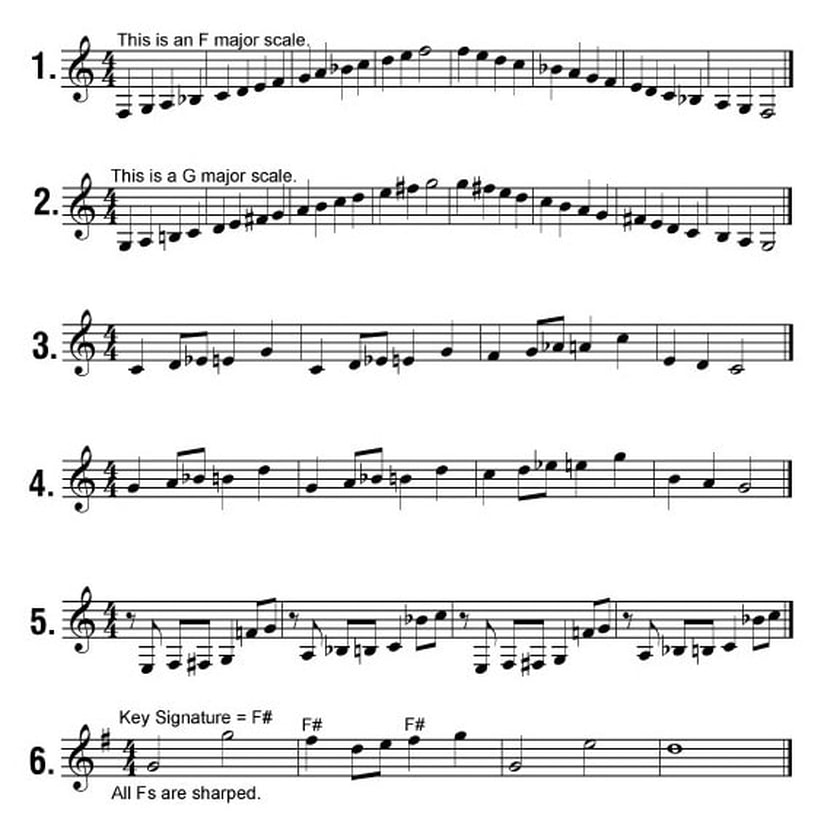
#> input picture OMRImplementation/datasets/images/raw/accidentals.jpg, 840 x 840 px
$ python stave_detection.py
#> lines starting #> are read from the running program, lines starting #| are printed output that depends on the picture; after the words box and inside, x2 and y2 are one past the last pixel; in counts of white or black regions, pixels touching at a corner belong together
import cv2
import numpy as np
import tkinter as tk
from tkinter import filedialog

root = tk.Tk()
root.withdraw()

# Set the initial directory
initial_directory = '/Users/andrewyan/Desktop/OMR_Project/OMRImplementation/datasets/images'

# Open a file dialog to select an image
file_path = filedialog.askopenfilename(
    title="Select an Image",
    initialdir=initial_directory,
    filetypes=[("Image Files", "*.png *.jpg *.jpeg *.bmp *.tiff *.gif")]
)
#> the answer given: ../datasets/images/raw/accidentals.jpg

if not file_path:
    print("No file selected!")
else:
    # Load the input image
    image = cv2.imread(file_path)
#> image is the input picture: shape (840, 840, 3); min 0, max 255, mean 233.3
    if image is None:
        print(f"Unable to load image from {file_path}")
    else:
        if len(image.shape) == 3:  # If the image is in color
            image = cv2.cvtColor(image, cv2.COLOR_BGR2GRAY)
#> image: shape (840, 840)
        ret, binary = cv2.threshold(image, 127, 255, cv2.THRESH_BINARY)
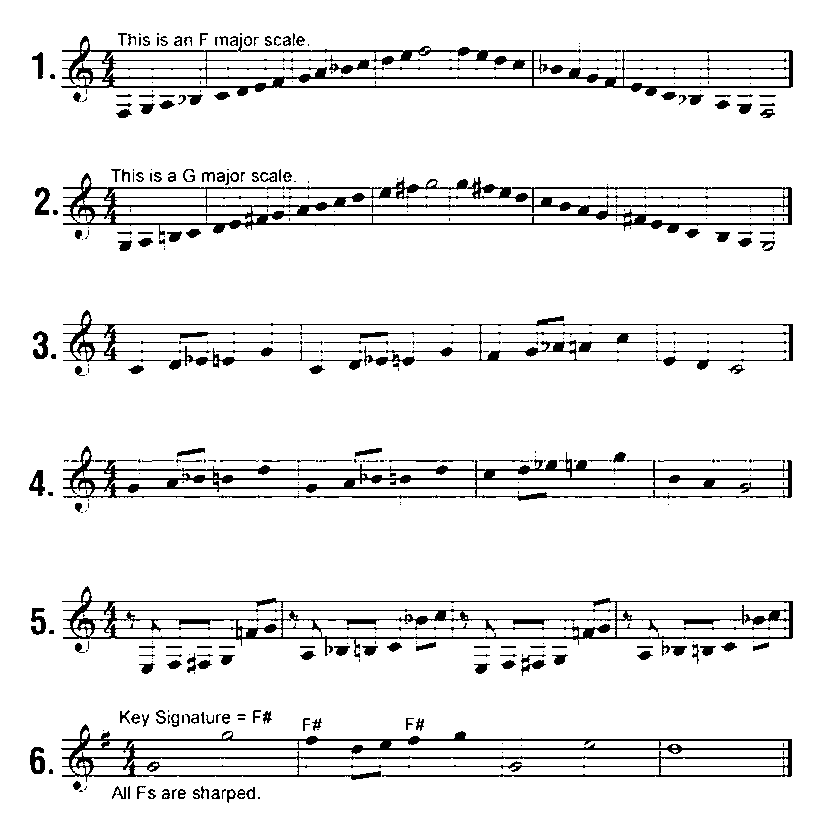
#> binary: shape (840, 840); 91.8% white; 420 black regions (232 under 20 px), largest, box (x1, y1, x2, y2) and area: (63, 173, 792, 239) 9104, (61, 724, 792, 782) 7978, (61, 36, 793, 96) 7887
        binary = cv2.bitwise_not(binary)

# Kernel for horizontal line detection
horizontal_kernel = cv2.getStructuringElement(cv2.MORPH_RECT, (40, 1))
detect_horizontal = cv2.morphologyEx(binary, cv2.MORPH_OPEN, horizontal_kernel, iterations=1)
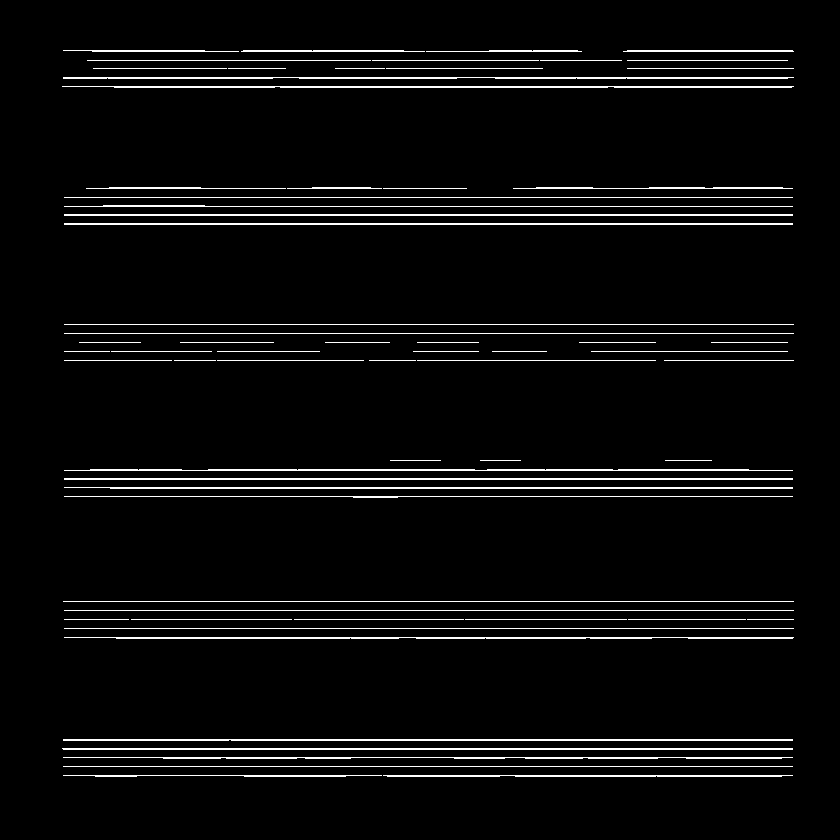
#> detect_horizontal: shape (840, 840); 4.2% white in thin lines or dots, all inside (x1, y1, x2, y2) = (62, 50, 794, 777)

# Binarize the result
_, detect_horizontal = cv2.threshold(detect_horizontal, 30, 255, cv2.THRESH_BINARY)

# Find contours
contours, _ = cv2.findContours(detect_horizontal, cv2.RETR_EXTERNAL, cv2.CHAIN_APPROX_SIMPLE)
#> contours = 66 contours, 44 with area under 20; largest, box (x1, y1, x2, y2) and area: (62, 748, 793, 750) 730, (64, 478, 793, 480) 728, (64, 223, 793, 225) 728, (64, 214, 793, 216) 728, (63, 739, 793, 741) 727

# Store y-coordinates of detected lines
line_positions = []
for cnt in contours:
    x, y, w, h = cv2.boundingRect(cnt)
    line_positions.append(y)
#> this loop made 66 passes
#> (cnt, x, y, w, h) on passes 3, 5, 8, 9, 10, 11, 12, 13, 14, 15: ([[63, 766], [792, 766]], 63, 766, 730, 1), ([[62, 748], [63, 749], [792, 749], [792, 748]], 62, 748, 731, 2), ([[64, 628], [793, 628]], 64, 628, 730, 1), ([[747, 619], [793, 619]], 747, 619, 47, 1), ([[628, 619], [745, 619]], 628, 619, 118, 1), ([[465, 619], [626, 619]], 465, 619, 162, 1), ([[294, 619], [463, 619]], 294, 619, 170, 1), ([[131, 619], [291, 619]], 131, 619, 161, 1), ([[64, 619], [128, 619]], 64, 619, 65, 1), ([[64, 610], [793, 610]], 64, 610, 730, 1)
#> (x, y, w, h) on passes 1, 2, 4, 6, 7, 17: (383, 775, 410, 2), (63, 775, 319, 2), (63, 757, 730, 2), (63, 739, 730, 2), (64, 637, 730, 2), (64, 496, 729, 2)
#> after the loop, line_positions = 66 values, max 775 at index 0, min 50 at index 62, mean 357.1

# Sort line positions
line_positions = sorted(line_positions)
#> line_positions = 66 values from 50 to 775

# Identify groups of 5 lines with consistent spacing
stave_groups = []
threshold = 3  # Allowable deviation in spacing

for i in range(len(line_positions) - 4):  # Check sequences of 5 lines
    group = line_positions[i:i + 5]
    spacings = [group[j + 1] - group[j] for j in range(4)]  # Calculate spacing between lines

    if max(spacings) - min(spacings) <= threshold:  # Check for consistent spacing
        stave_groups.append(group)
        i += 4  # Skip ahead to avoid overlapping groups
#> this loop made 62 passes
#> (group, spacings) on passes 1 to 12: ([50, 50, 50, 50, 60], [0, 0, 0, 10]), ([50, 50, 50, 60, 60], [0, 0, 10, 0]), ([50, 50, 60, 60, 60], [0, 10, 0, 0]), ([50, 60, 60, 60, 60], [10, 0, 0, 0]), ([60, 60, 60, 60, 68], [0, 0, 0, 8]), ([60, 60, 60, 68, 68], [0, 0, 8, 0]), ([60, 60, 68, 68, 68], [0, 8, 0, 0]), ([60, 68, 68, 68, 68], [8, 0, 0, 0]), ([68, 68, 68, 68, 68], [0, 0, 0, 0]), ([68, 68, 68, 68, 77], [0, 0, 0, 9]), ([68, 68, 68, 77, 86], [0, 0, 9, 9]), ([68, 68, 77, 86, 187], [0, 9, 9, 101])
#> after the loop, stave_groups = 12 items, first 6: [68, 68, 68, 68, 68], [188, 197, 205, 214, 223], [342, 342, 342, 342, 342], [342, 342, 342, 342, 342], [351, 351, 351, 351, 351], [351, 351, 351, 351, 351]

# Calculate the middle line for each stave group
middle_lines = [group[2] for group in stave_groups]  # Third line is the middle line
#> middle_lines = [68, 205, 342, 342, 351, 351, 360, 360, 478, 619, 619, 757]

# Debugging: Draw the results
output_image = cv2.cvtColor(image, cv2.COLOR_GRAY2BGR)
for group in stave_groups:
    for y in group:
        cv2.line(output_image, (0, y), (output_image.shape[1], y), (0, 255, 0), 1)
    middle_y = group[2]
    cv2.line(output_image, (0, middle_y), (output_image.shape[1], middle_y), (0, 0, 255), 2)
#> this loop made 12 passes
#> (group, middle_y) on passes 1 to 12: ([68, 68, 68, 68, 68], 68), ([188, 197, 205, 214, 223], 205), ([342, 342, 342, 342, 342], 342), ([342, 342, 342, 342, 342], 342), ([351, 351, 351, 351, 351], 351), ([351, 351, 351, 351, 351], 351), ([360, 360, 360, 360, 360], 360), ([360, 360, 360, 360, 360], 360), ([460, 469, 478, 487, 496], 478), ([619, 619, 619, 619, 619], 619), ([619, 619, 619, 619, 619], 619), ([739, 748, 757, 766, 775], 757)
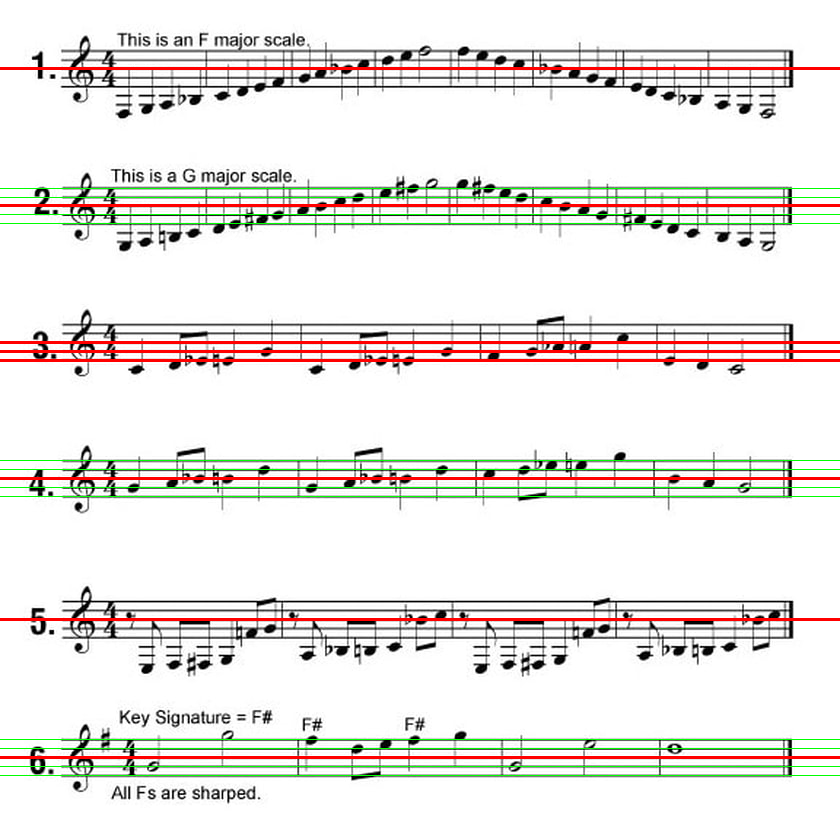
#> output_image: shape (840, 840, 3); 4.29% of pixels changed, all inside (x1, y1, x2, y2) = (0, 67, 840, 776)

cv2.imshow('Detected Staves with Middle Lines', output_image)
cv2.waitKey(0)
cv2.destroyAllWindows()

$ run again, on OMRImplementation/datasets/images/raw/ldgr_lines_and_clefs.png
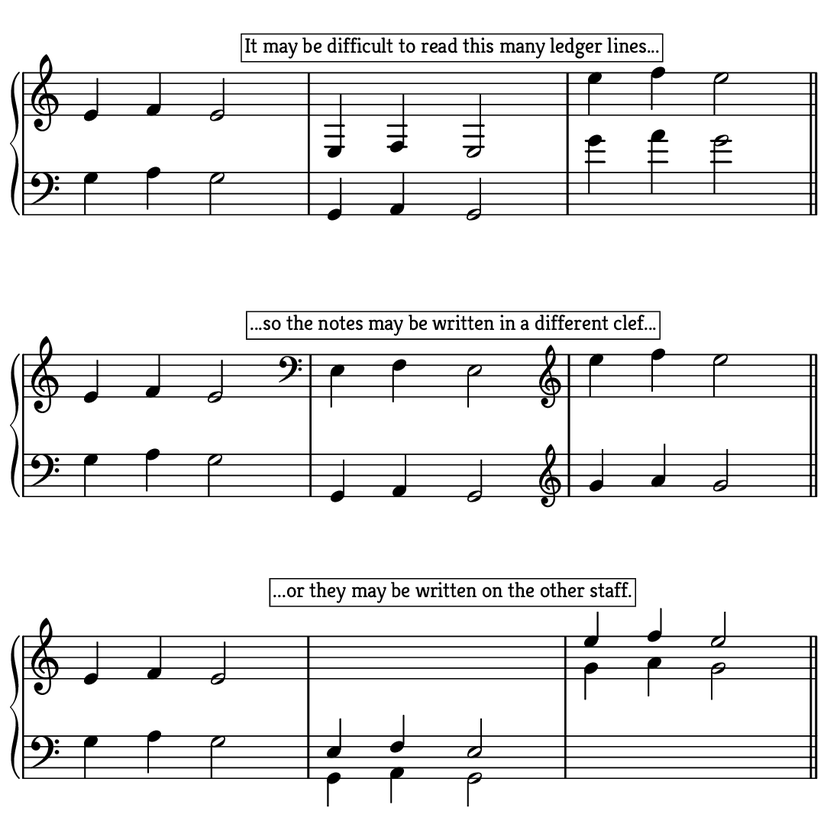
#> input picture OMRImplementation/datasets/images/raw/ldgr_lines_and_clefs.png, 840 x 840 px, shrunk from 1100 x 1100 before the run
#> image is the input picture: shape (840, 840, 3); min 0, max 255, mean 234.1
#> image: shape (840, 840)
#> `detect_horizontal = cv2.morphologyEx(binary, cv2.MORPH_OPEN, horizonta..`:
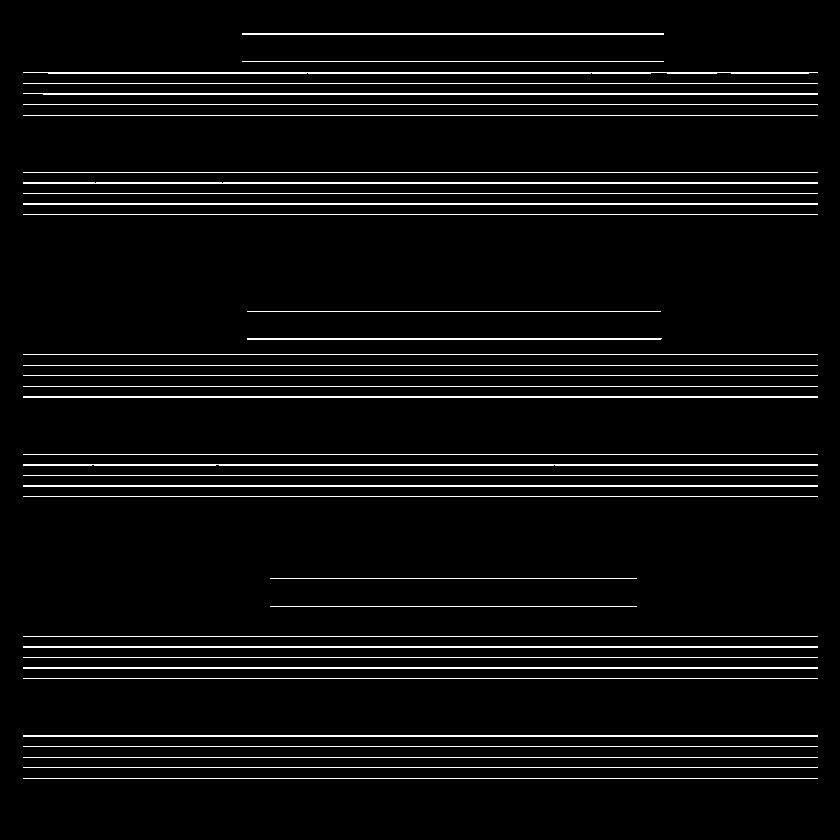
#> detect_horizontal: shape (840, 840); 5% white in thin lines or dots, all inside (x1, y1, x2, y2) = (23, 33, 818, 779)
#> contours = 36 contours, 24 with area under 20; largest, box (x1, y1, x2, y2) and area: (23, 735, 818, 737) 794, (23, 667, 818, 669) 794, (23, 646, 818, 648) 794, (23, 485, 818, 487) 794, (23, 396, 818, 398) 794
#> the loop `for cnt in contours:` made 36 passes
#> (cnt, x, y, w, h) on passes 1 to 6: ([[23, 778], [817, 778]], 23, 778, 795, 1), ([[23, 767], [817, 767]], 23, 767, 795, 1), ([[23, 757], [817, 757]], 23, 757, 795, 1), ([[23, 746], [817, 746]], 23, 746, 795, 1), ([[23, 735], [23, 736], [817, 736], [817, 735]], 23, 735, 795, 2), ([[23, 678], [817, 678]], 23, 678, 795, 1)
#> after the loop `for cnt in contours:`: line_positions = 36 values, max 778 at index 0, min 33 at index 35, mean 407.6
#> `line_positions = sorted(line_positions)`: line_positions = 36 values from 33 to 778
#> the loop `for i in range(len(line_positions) - 4):` made 32 passes
#> (group, spacings) on passes 1 to 8: ([33, 61, 72, 83, 93], [28, 11, 11, 10]), ([61, 72, 83, 93, 104], [11, 11, 10, 11]), ([72, 83, 93, 104, 115], [11, 10, 11, 11]), ([83, 93, 104, 115, 172], [10, 11, 11, 57]), ([93, 104, 115, 172, 182], [11, 11, 57, 10]), ([104, 115, 172, 182, 193], [11, 57, 10, 11]), ([115, 172, 182, 193, 203], [57, 10, 11, 10]), ([172, 182, 193, 203, 214], [10, 11, 10, 11])
#> after the loop `for i in range(len(line_positions) - 4):`: stave_groups = [[61, 72, 83, 93, 104], [72, 83, 93, 104, 115], [172, 182, 193, 203, 214], [354, 365, 375, 386, 396], [454, 464, 475, 485, 496], [636, 646, 657, 667, 678], [735, 746, 757, 767, 778]]
#> middle_lines = [83, 93, 193, 375, 475, 657, 757]
#> the loop `for group in stave_groups:` made 7 passes
#> (group, middle_y) on passes 1 to 7: ([61, 72, 83, 93, 104], 83), ([72, 83, 93, 104, 115], 93), ([172, 182, 193, 203, 214], 193), ([354, 365, 375, 386, 396], 375), ([454, 464, 475, 485, 496], 475), ([636, 646, 657, 667, 678], 657), ([735, 746, 757, 767, 778], 757)
#> after the loop `for group in stave_groups:`:
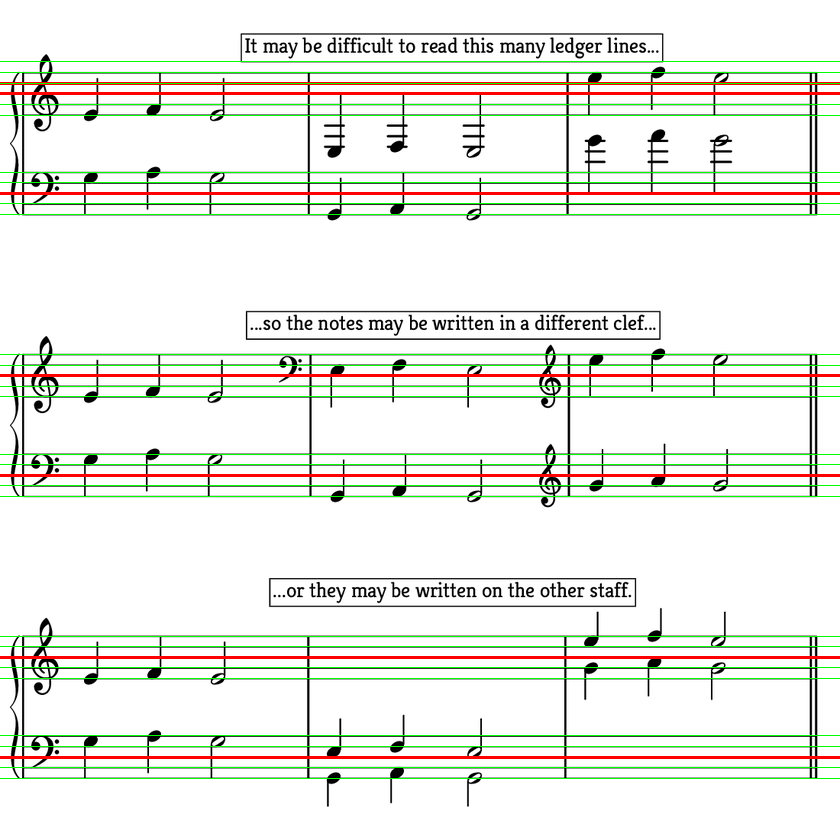
#> output_image: shape (840, 840, 3); 5.36% of pixels changed, all inside (x1, y1, x2, y2) = (0, 61, 840, 779)
